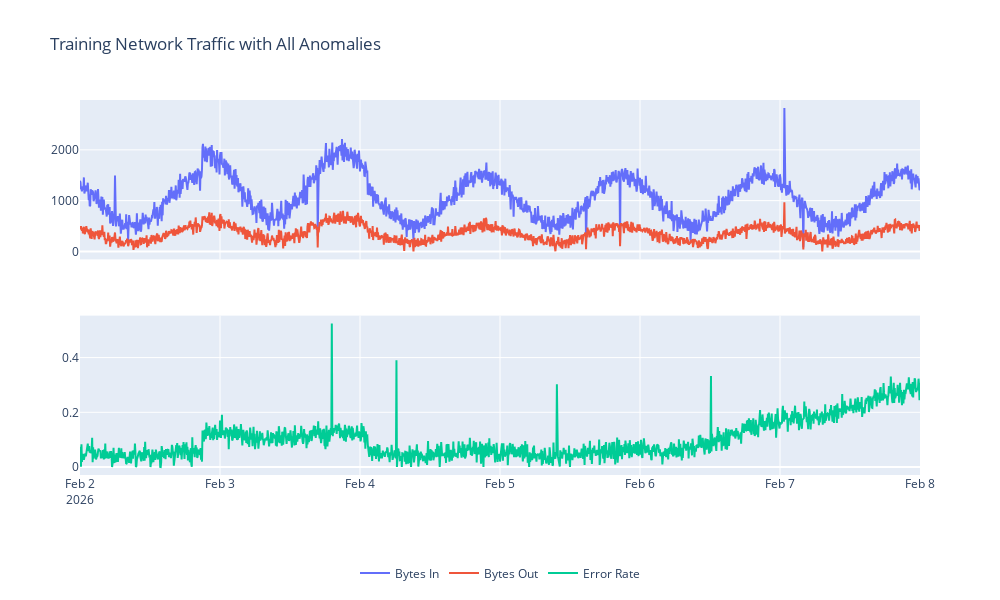

Here is the notebook cell this chart was saved with:
### Code cell
# Combine effects of all anomalies and generate separate train and test sets

df_train = generate_data('2026-02-02', '2026-02-08')
df_train, train_point_anomalies = generate_point_anomalies(df_train)
df_train, train_level_anomalies = generate_level_anomalies(df_train)
df_train, train_trend_anomalies = generate_trend_anomalies(df_train)

df_test = generate_data('2026-02-09', '2026-02-15')
df_test, test_point_anomalies = generate_point_anomalies(df_test)
df_test, test_level_anomalies = generate_level_anomalies(df_test)
df_test, test_trend_anomalies = generate_trend_anomalies(df_test)


plot_network_metrics(df_train, title='Training Network Traffic with All Anomalies')

### Figure 1 — Plotly figure (JSON) as saved in the notebook; plotly's stock layout.template omitted (floating-point values rounded to 4 significant figures; data arrays with more than 128 entries replaced by an {"elided": "..."} marker saying what was removed)
{"data": [{"name": "Bytes In", "type": "scatter", "x": {"elided": "1729 str values"}, "xaxis": "x", "y": {"elided": "1729 float values"}, "yaxis": "y"}, {"name": "Bytes Out", "type": "scatter", "x": {"elided": "1729 str values"}, "xaxis": "x", "y": {"elided": "1729 float values"}, "yaxis": "y"}, {"name": "Error Rate", "type": "scatter", "x": {"elided": "1729 str values"}, "xaxis": "x2", "y": {"elided": "1729 float values"}, "yaxis": "y2"}], "layout": {"height": 600, "legend": {"orientation": "h", "x": 0.5, "xanchor": "center", "y": -0.3, "yanchor": "bottom"}, "title": {"text": "Training Network Traffic with All Anomalies"}, "width": 1000, "xaxis": {"anchor": "y", "domain": [0, 1], "matches": "x2", "showticklabels": false}, "xaxis2": {"anchor": "y2", "domain": [0, 1]}, "yaxis": {"anchor": "x", "domain": [0.575, 1]}, "yaxis2": {"anchor": "x2", "domain": [0, 0.425]}}}
